Frame 1 (no input): blank canvas, image omitted
Frame 60 (no input): blank canvas, image omitted
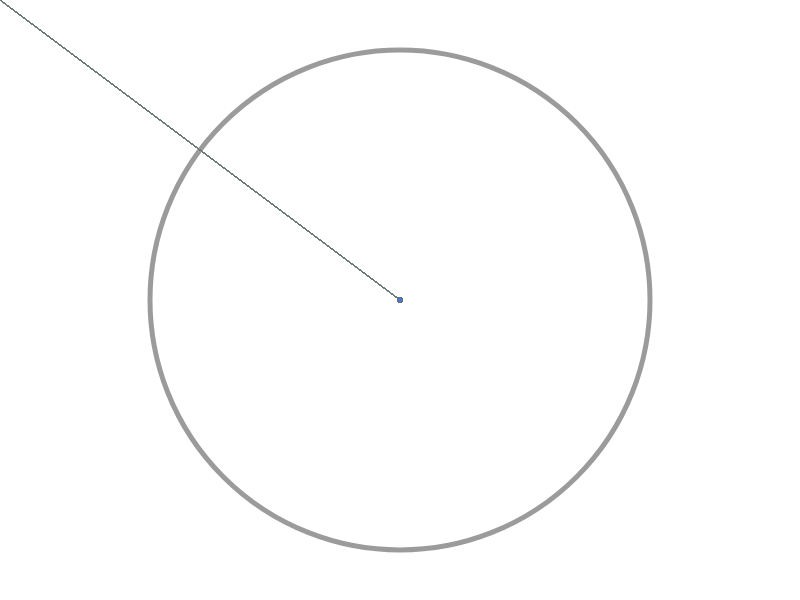
Frame 120 (the mouse pressed at the canvas centre since frame 60)

The p5.js sketch whose frames 1 and 60 were blank and that drew this single picture after the mouse press (run headless with seeded random() and noise() and a simulated clock; from frame 60 on, the mouse is pressed at the canvas centre):

// p5.js sketch
// ── sketch.js

var notfirstline = 0;

var shadetotal = 0;


function setup() {
  createCanvas(800, 600);
  background(255);  
  str ("PRESS UP OR DOWN TO CHANGE THE SHADE")
}

function keyPressed() {
  if (keyCode == UP_ARROW) shadetotal= shadetotal + 25;
  if (keyCode == DOWN_ARROW) shadetotal = shadetotal - 25;
  
}

function draw() {
  if(mouseIsPressed) {
    strokeWeight(1);
    stroke(random(255), random(255), random(255), 100+shadetotal);
    if(notfirstline) line(0, 0, mouseX, mouseY);
    strokeWeight(5);
    if(notfirstline) line(pmouseX, pmouseY, mouseX, mouseY);
      
    var circlesize = dist(pmouseX, pmouseY, mouseX, mouseY);
    strokeWeight(circlesize);
    stroke(0,100+shadetotal);
    fill(random(255), random(255),random(255),100+shadetotal)
    ellipse(mouseX, mouseY, 5, 5);
    notfirstline = 1;
  }  
}  
